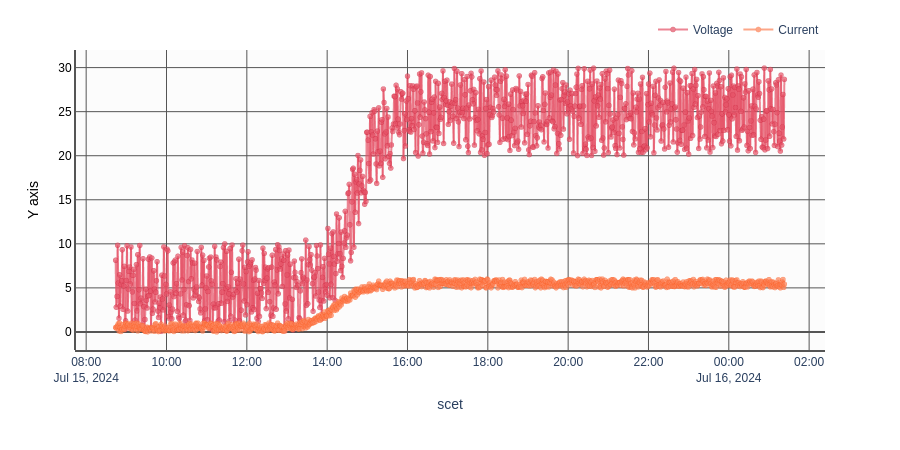

Notebook code for this chart:
### Markdown cell above
## Plotting multiple traces on one subplot

In this example, we have two traces on the same (and only) subplot.

### Code cell
fig,c,m,t = dtatplot.make_stacked_graph(
    fake_data.instrument_turn_on(),
    y_vars = [["Voltage","Current"]],  # each sub-list is a plot in the figure
    x_var = "scet"
    )
fig.show()

### Figure 1 — Plotly figure (JSON) as saved in the notebook; plotly's stock layout.template omitted (floating-point values rounded to 4 significant figures; data arrays with more than 128 entries replaced by an {"elided": "..."} marker saying what was removed)
{"data": [{"hovertemplate": "scet: %{x|%Y-%jT%H:%M:%S.%L}<br>Voltage: %{y}<br>scet: %{meta[1]|%Y-%jT%H:%M:%S.%L}<extra></extra>", "marker": {"color": "#E55166", "colorscale": [[0, "rgb(0,0,131)"], [0.2, "rgb(0,60,170)"], [0.4, "rgb(5,255,255)"], [0.6, "rgb(255,255,0)"], [0.8, "rgb(250,0,0)"], [1, "rgb(128,0,0)"]], "line": {"color": "#CA243C", "width": 0.5}, "showscale": false, "size": 5, "symbol": "circle"}, "meta": {"elided": "1000x2 str values"}, "mode": "lines+markers", "name": "Voltage", "opacity": 0.7, "showlegend": true, "type": "scattergl", "x": {"elided": "1000 str values"}, "xaxis": "x", "y": {"elided": "1000 float values"}, "yaxis": "y"}, {"hovertemplate": "scet: %{x|%Y-%jT%H:%M:%S.%L}<br>Current: %{y}<br>scet: %{meta[1]|%Y-%jT%H:%M:%S.%L}<extra></extra>", "marker": {"color": "#FC8156", "colorscale": [[0, "rgb(0,0,131)"], [0.2, "rgb(0,60,170)"], [0.4, "rgb(5,255,255)"], [0.6, "rgb(255,255,0)"], [0.8, "rgb(250,0,0)"], [1, "rgb(128,0,0)"]], "line": {"color": "#FC5E24", "width": 0.5}, "showscale": false, "size": 5, "symbol": "circle"}, "meta": {"elided": "1000x2 str values"}, "mode": "lines+markers", "name": "Current", "opacity": 0.7, "showlegend": true, "type": "scattergl", "x": {"elided": "1000 str values"}, "xaxis": "x", "y": {"elided": "1000 float values"}, "yaxis": "y"}], "layout": {"font": {"family": "Arial"}, "height": 450, "legend": {"orientation": "h", "x": 1, "xanchor": "right", "y": 1.02, "yanchor": "bottom"}, "margin": {"b": 100, "l": 75, "r": 75, "t": 50}, "plot_bgcolor": "#fcfcfc", "xaxis": {"anchor": "y", "domain": [0, 1], "gridcolor": "#555555", "linecolor": "#555555", "linewidth": 2, "showgrid": true, "showline": true, "title": {"text": "scet"}, "zerolinecolor": "#555555"}, "yaxis": {"anchor": "free", "domain": [0, 1], "gridcolor": "#555555", "linecolor": "#555555", "linewidth": 2, "overlaying": "y", "position": 0, "showgrid": true, "showline": true, "tickfont": {"color": "#000000"}, "title": {"font": {"color": "#000000"}, "text": "Y axis"}, "zerolinecolor": "#555555"}}}
